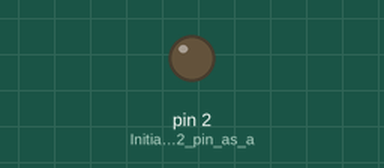
Recording of a sketch running on a simulated Arduino Uno, built with avr-gcc and run on an emulated ATmega328P. On the bench: output pins drawn as LEDs (lit = HIGH).

Above: at 2.5 s.
At 6.0 s:
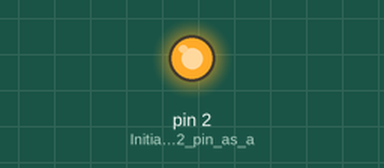
Timing chart, 0 to 9.1 s (numbered marks = the images above):
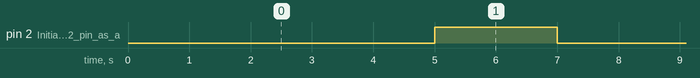

Measured:
- by itself, pin 2 (Initialize_GPIO2_pin_as_a): alternates HIGH for 2.0 s and LOW for 5.0 s

The sketch:

NodeMCU-Led-Volkan2.ino
```cpp
void setup() {
  pinMode(2, OUTPUT);     // Initialize GPIO2 pin as an output
}

void loop() {
  digitalWrite(2, LOW);   // Turn the LED on by making the voltage LOW
  delay(5000);            // Wait for a second
  digitalWrite(2, HIGH);  // Turn the LED off by making the voltage HIGH
  delay(2000);            // Wait for two seconds
}
```
